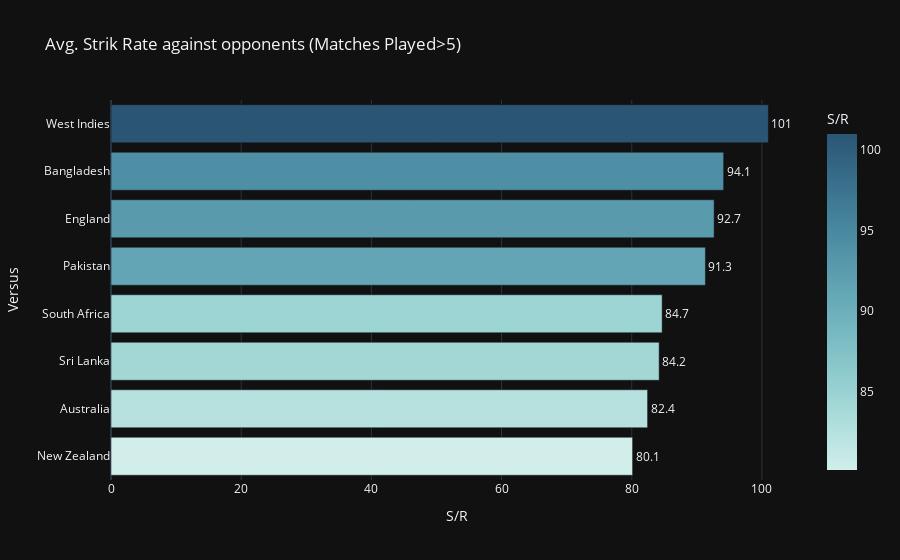

Source (notebook cell):
### Code cell
#plotting the above results
fig=px.bar(data_frame=sr_by_opponents,y='Versus',x='S/R',title='Avg. Strik Rate against opponents (Matches Played>5)',
           color='S/R',text='S/R',color_continuous_scale='teal',template="plotly_dark")
fig.update_traces(texttemplate='%{text:.3s}', textposition='outside')
fig.update_layout(uniformtext_minsize=8, uniformtext_mode='hide')
fig.show()

### Figure 1 — Plotly figure (JSON) as saved in the notebook; plotly's stock layout.template omitted (floating-point values rounded to 4 significant figures)
{"data": [{"alignmentgroup": "True", "hovertemplate": "S/R=%{marker.color}<br>Versus=%{y}<extra></extra>", "legendgroup": "", "marker": {"color": [80.13, 82.43, 84.21, 84.67, 91.32, 92.66, 94.12, 101.0], "coloraxis": "coloraxis"}, "name": "", "offsetgroup": "", "orientation": "h", "showlegend": false, "text": [80.13, 82.43, 84.21, 84.67, 91.32, 92.66, 94.12, 101.0], "textposition": "outside", "texttemplate": "%{text:.3s}", "type": "bar", "x": [80.13, 82.43, 84.21, 84.67, 91.32, 92.66, 94.12, 101.0], "xaxis": "x", "y": ["New Zealand", "Australia", "Sri Lanka", "South Africa", "Pakistan", "England", "Bangladesh", "West Indies"], "yaxis": "y"}], "layout": {"barmode": "relative", "coloraxis": {"colorbar": {"title": {"text": "S/R"}}, "colorscale": [[0, "rgb(209, 238, 234)"], [0.1667, "rgb(168, 219, 217)"], [0.3333, "rgb(133, 196, 201)"], [0.5, "rgb(104, 171, 184)"], [0.6667, "rgb(79, 144, 166)"], [0.8333, "rgb(59, 115, 143)"], [1, "rgb(42, 86, 116)"]]}, "legend": {"tracegroupgap": 0}, "title": {"text": "Avg. Strik Rate against opponents (Matches Played>5)"}, "uniformtext": {"minsize": 8, "mode": "hide"}, "xaxis": {"anchor": "y", "domain": [0, 1], "title": {"text": "S/R"}}, "yaxis": {"anchor": "x", "domain": [0, 1], "title": {"text": "Versus"}}}}
